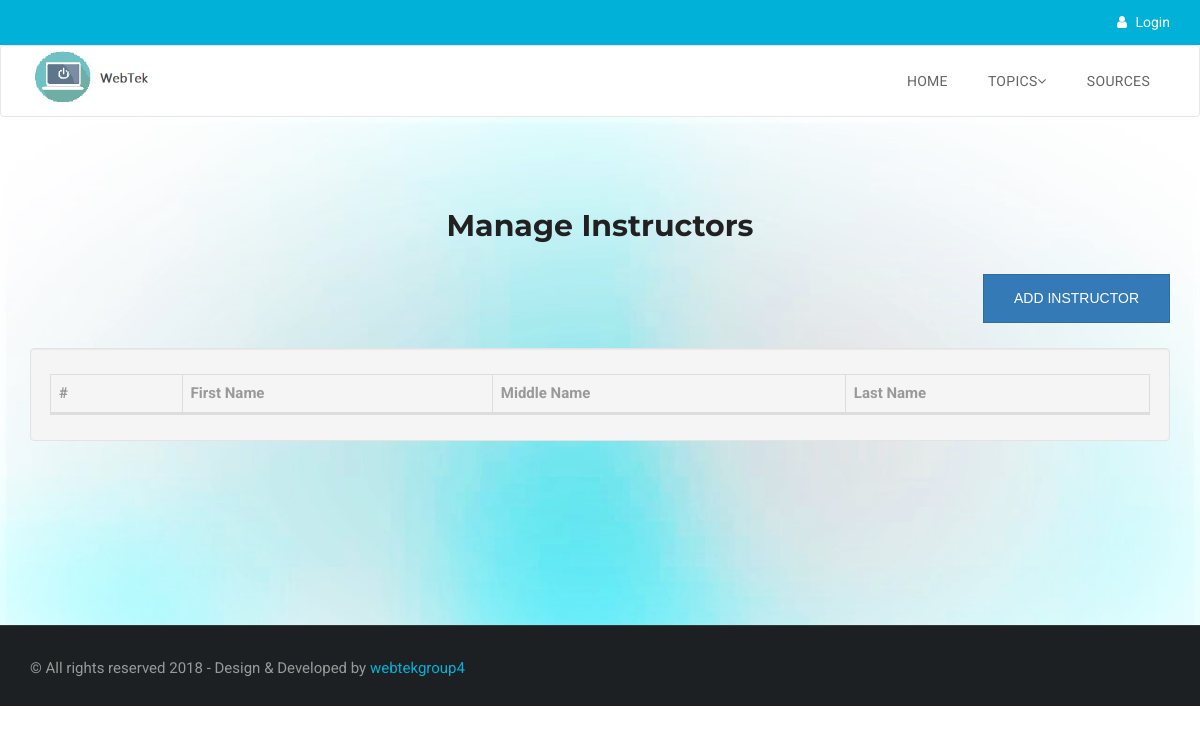
Before: /index.php/admin/loadInstructorsPage with the older database file.
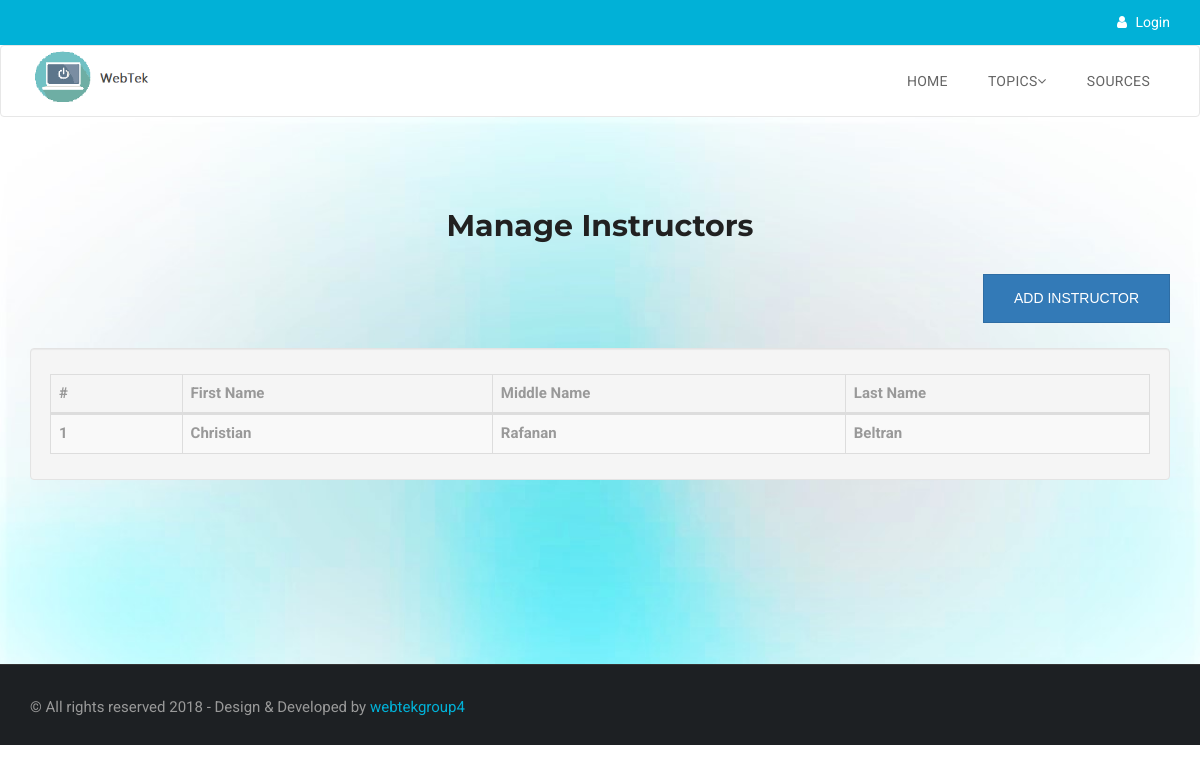
After: the same page with the newer database file.
### tables this page shows
CREATE TABLE IF NOT EXISTS `instructor` (
  `instructorID` int(11) NOT NULL AUTO_INCREMENT,
  `department` varchar(45) NOT NULL,
  `userID` int(11) NOT NULL,
  PRIMARY KEY (`instructorID`),
  KEY `user_info` (`userID`)
);

CREATE TABLE IF NOT EXISTS `users` (
  `userID` int(11) NOT NULL AUTO_INCREMENT,
  `idNumber` int(11) NOT NULL,
  `password` varchar(255) NOT NULL,
  `firstName` varchar(45) NOT NULL,
  `middleName` varchar(50) NOT NULL,
  `lastName` varchar(45) NOT NULL,
  `userType` enum('admin','instructor','student') NOT NULL,
  `status` enum('active','deactivated') NOT NULL,
  PRIMARY KEY (`userID`),
  UNIQUE KEY `school_id` (`idNumber`)
);

### application/controllers/Admin.php (called while the page is built, shortened)
<?php
	class Admin extends CI_Controller {
		public function __construct()
		{
			$this->load->helper('url');
			$this->load->library('session');
			$this->load->model('session_model');
			$this->load->model('user_model');
			$this->load->helper('form');
			$this->load->library('form_validation');
		}
		public function loadInstructorsPage(){
			$data['session'] = $this->session_model->sessionCheck();
			$instructorData['instructors'] = $this->user_model->getInstructors();
			$this->load->view('fragments/head.php');
			$this->load->view('fragments/header.php', $data);
			$this->load->view('fragments/scripts.php');
			$this->load->view('adminInstructors.php', $instructorData);
			$this->load->view('process/ajax/addInstructorAjax.php');
			$this->load->view('fragments/footer.php');
		}
	}
?>

### index.php (called while the page is built, shortened)
<?php
require_once BASEPATH.'core/CodeIgniter.php';

### application/models/User_model.php (called while the page is built, shortened)
<?php
	class User_model extends CI_model
	{
		public function getInstructors(){
			$this->db->select('*');
			$this->db->from('users');
			$this->db->join('instructor', 'users.userID = instructor.userID');
			$this->db->where('userType', 'instructor');
			$query = $this->db->get();
			return $query->result_array();
		}
	}

### application/views/adminInstructors.php (the view, shortened to what this page needs)
<section class="activity-area section">
    <div class="container">
        <div class="row">
            <div class="col-lg-12 text-center">
                <h1>Manage Instructors</h1>
            </div>
        </div>
        <div class="row">
            <div class="col-lg-12">
                <button class="btn btn-lg btn-primary pull-right" data-toggle="modal" data-target="#addInstructorModal">Add Instructor</button>
            </div>
        </div>
        <br>
        <div class="body well">
            <div class="table-responsive">
                <table class="table table-bordered table-striped table-hover js-basic-example dataTable">
                    <thead>
                        <tr>
                            <th scope="col">#</th>
                            <th scope="col">First Name</th>
                            <th scope="col">Middle Name</th>
                            <th scope="col">Last Name</th>
                        </tr>
                    </thead>
                    <tbody>
                        <?php
                        $colIndex = 1;
                        foreach ($instructors as $instructor) {
                        ?>
                            <tr>
                                <th scope="row"><?php echo $colIndex ?></th>
                                <th><?php echo $instructor['firstName'] ?></th>
                                <th><?php echo $instructor['middleName'] ?></th>
                                <th><?php echo $instructor['lastName'] ?></th>
                            </tr>
                        <?php
                        $colIndex++;
                        } ?>
                    </tbody>
                </table>
            </div>
        </div>
    </div>
</section>

### application/views/fragments/head.php (shortened to what this page needs)
<!DOCTYPE html>
<html lang="en">
  <head>
    <link rel="stylesheet" href="<?php echo base_url() ?>/public/assets/css/bootstrap.min.css">
    <link rel="stylesheet" href="<?php echo base_url() ?>/public/assets/css/main.css">
    <link rel="stylesheet" href="<?php echo base_url() ?>/public/assets/css/normalize.css">
    <link rel="stylesheet" href="<?php echo base_url() ?>/public/assets/fonts/font-awesome.min.css">
    <link rel="stylesheet" href="<?php echo base_url() ?>/public/assets/css/color-switcher.css" type="text/css">
    <link rel="stylesheet" href="<?php echo base_url() ?>/public/assets/extras/animate.css" type="text/css">
    <link rel="stylesheet" href="<?php echo base_url() ?>/public/assets/extras/owl.carousel.css" type="text/css">
    <link rel="stylesheet" href="<?php echo base_url() ?>/public/assets/extras/owl.theme.css" type="text/css">
    <link rel="stylesheet" href="<?php echo base_url() ?>/public/assets/extras/settings.css" type="text/css">
    <link rel="stylesheet" href="<?php echo base_url() ?>/public/assets/extras/nivo-lightbox.css" type="text/css">
    <link rel="stylesheet" href="<?php echo base_url() ?>/public/assets/css/slicknav.css" type="text/css">
    <link rel="stylesheet" href="<?php echo base_url() ?>/public/assets/css/responsive.css">
    <link rel="stylesheet" type="text/css" href="<?php echo base_url() ?>/public/assets/css/colors/sky.css" media="screen" />
    <link rel="stylesheet" href="<?php echo base_url() ?>/public/assets/css/dataTables.bootstrap.css" type="text/css">
  </head>
  <body>

### application/views/fragments/header.php (shortened to what this page needs)
<header id="header-wrap">
  <div id="roof" class="hidden-xs">
    <div class="container">
      <div class="quick-contacts pull-right">
        <?php if (!$session['userLogedin']): ?>
          <span><a href="<?php echo base_url('user/index') ?>"><i class="fa fa-user"></i> Login</a></span>
        <?php endif ?>
      </div>
    </div>
  </div>
  <nav class="navbar navbar-default main-navigation" role="navigation" data-spy="affix" data-offset-top="50">
    <div class="container">
        <div class="navbar-header">
          <a class="navbar-brand" href="<?php echo base_url('welcome/index') ?>"><img src="<?php echo base_url() ?>/public/assets/img/logo.png" alt=""></a>
        </div>
        <div class="collapse navbar-collapse" id="navbar">
          <ul class="nav navbar-nav navbar-right">
            <li class="dropdown dropdown-toggle">
              <a href="<?php echo base_url('welcome/index') ?>">Home</a>
            </li>
            <li class="dropdown dropdown-toggle">
              <a href="#" data-toggle="dropdown">Topics<i class="fa fa-angle-down"></i></a>
            </li>
            <li class="dropdown dropdown-toggle">
              <a href="<?php echo base_url('welcome/loadSources') ?>">Sources</i></a>
            </li>
          </ul>
        </div>
      </div>
  </nav>
</header>

### application/views/fragments/footer.php (shortened to what this page needs)
    <footer>
      <div id="copyright">
        <div class="container">
          <div class="row">
            <div class="col-md-6  col-sm-6">
              <p class="copyright-text">
                © All rights reserved 2018 - Design &amp; Developed by <a>webtekgroup4</a>
              </p>
            </div>
          </div>
        </div>
      </div>
    </footer>
  </body>
</html>

### public/assets/css/main.css (style rules this page uses)
body { font-size: 15px; font-family: 'Roboto', sans-serif; font-weight: 400; color: #999999; margin: 0; line-height: 25px; background: #fff; -webkit-box-sizing: box-sizing; -moz-box-sizing: box-sizing; box-sizing: box-sizing; }
img { max-width: 100%; }
h1, h2, h3, h4, h5, h6 { font-weight: 700; color: #212121; font-family: 'Montserrat', sans-serif; font-size: 30px; margin: 0; padding: 12px 0; }
p { font-size: 15px; font-weight: 400; }
a { color: #436eee; -webkit-transition: all 0.2s linear; -moz-transition: all 0.2s linear; -o-transition: all 0.2s linear; transition: all 0.2s linear; }
ul { margin: 0; padding: 0; }
ul li { list-style: none; }
.btn, button { padding: 10px 30px; border-radius: 0px; font-weight: 400; color: #fff; font-size: 14px; -webkit-transition: all 0.3s linear; -moz-transition: all 0.3s linear; -o-transition: all 0.3s linear; transition: all 0.3s linear; overflow: hidden; text-transform: uppercase; }
.section { padding: 80px 0; }
.btn-lg { padding: 14px 30px; text-transform: uppercase; }
#roof { color: #fff; font-size: 14px; background: #436eee; padding: 10px 0px; }
#roof .quick-contacts span { padding-left: 15px; }
#roof .quick-contacts span a { color: #fff; -webkit-transition: all 0.2s linear; -moz-transition: all 0.2s linear; -o-transition: all 0.2s linear; transition: all 0.2s linear; }
#roof .quick-contacts span i { margin-right: 5px; }
.main-navigation { position: relative; background: #fff; padding: 0; }
.main-navigation .navbar-brand { width: 142px; height: auto; padding: 0 0 0 15px; }
.main-navigation .navbar-nav > li > a, .main-navigation .navbar-nav > li > a:focus { font-size: 14px; padding: 25px 20px; margin: 0px; outline: 0; color: #656565; font-weight: 400; position: relative; background: transparent; letter-spacing: .3px; text-transform: uppercase; }
.navbar { margin-bottom: 0; }
.activity-area { background: url(../img/background/bg.jpg) #eeeeee; background-size: cover; padding: 60px 0 164px; }
footer { background: #22272b; color: #999; }
footer .row { padding: 60px 0; }
footer #copyright { border-top: 1px solid #353535; background: #1d2023; }
footer #copyright .row { padding: 15px 0; }
footer #copyright .copyright-text { margin-top: 15px; }

### public/assets/css/colors/sky.css (style rules this page uses)
a { color: #01b1d7; }
#roof { background: #01b1d7; }

Changed rows visible on the page:
added instructor: userID.firstName "Christian", userID.middleName "Rafanan", userID.lastName "Beltran"
